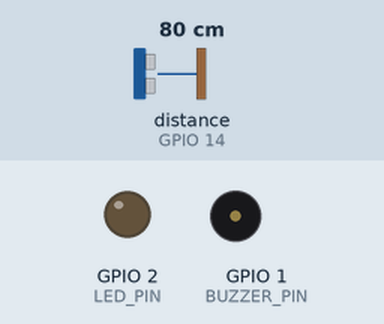
Recording of a sketch running on a simulated ESP32-S3. On the bench: output pins drawn as LEDs (lit = HIGH), buzzer (waves = sounding, pin HIGH). Wiring (inferred from the names in the program): ultrasonic range finder: trigger GPIO 21; echo GPIO 14. Dashed ring = blinking. The test bench sets the inputs (shaded band); at power-on: distance to the obstacle (sensor on GPIO 14) 80 cm. The echo pulse lasts 58.3 µs per cm; WiFi joins after 1.5 s; servers stay silent unless stated; uploads are accepted with an empty reply; the camera gives no picture; pins used as bus, display or sensor lines are not drawn; what the sketch prints to the serial monitor is not drawn.

Above: at 4.0 s.
4.1 s: distance to the obstacle (sensor on GPIO 14) set to 33 cm
5.6 s: distance to the obstacle (sensor on GPIO 14) set to 28 cm
At 6.4 s:
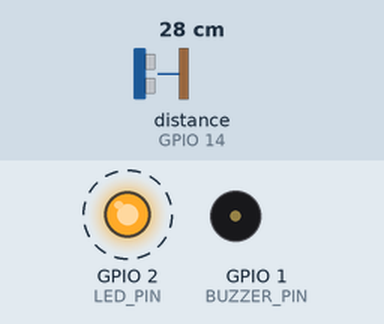
8.6 s: distance to the obstacle (sensor on GPIO 14) set to 16 cm
11.6 s: distance to the obstacle (sensor on GPIO 14) set to 13 cm
At 12.1 s:
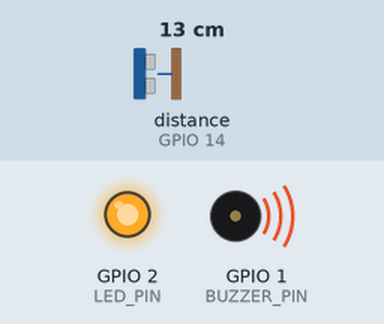
14.6 s: distance to the obstacle (sensor on GPIO 14) set to 35 cm
At 16.0 s:
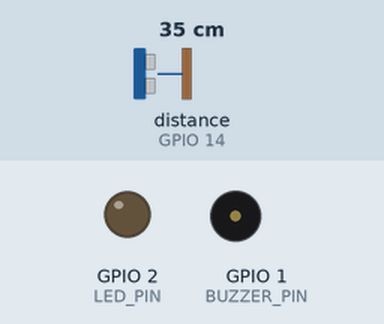
16.3 s: distance to the obstacle (sensor on GPIO 14) set to 2 cm
At 16.7 s:
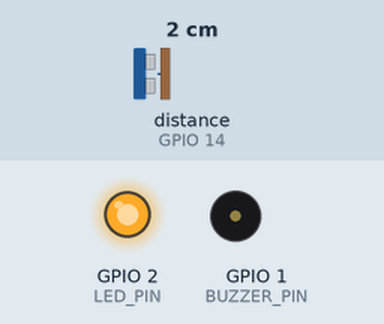
Timing chart, 0 to 20.3 s (numbered marks = the images above; inputs shaded):
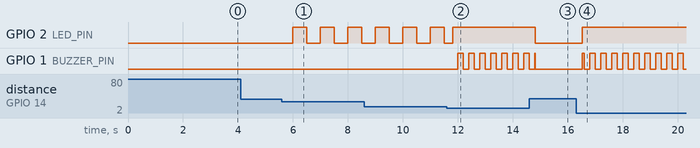

Measured:
- the behaviour switches between 31 and 30 cm on distance to the obstacle (sensor on GPIO 14) (found by bisection; images 0 and 1)
- the behaviour switches between 15 and 14 cm on distance to the obstacle (sensor on GPIO 14) (found by bisection; images 1 and 2)
- after the input at 4.1 s, every drawn part: stays the same
- after the input at 5.6 s, GPIO 2 (LED_PIN): alternates HIGH for 0.50 s and LOW for 0.50 s, starting after 0.40 s
- after the input at 11.6 s, GPIO 1 (BUZZER_PIN): alternates HIGH for 0.20 s and LOW for 0.20 s, starting after 0.40 s
- after the input at 14.6 s, GPIO 2 (LED_PIN): HIGH → LOW after 0.22 s
- after the input at 16.3 s, GPIO 2 (LED_PIN): LOW → HIGH after 0.22 s; GPIO 1 (BUZZER_PIN): LOW → HIGH after 0.22 s, then repeats every 0.40 s: LOW 0.20 s, HIGH 0.20 s

The sketch:

drainage_device.ino
```cpp
// Drainage Prototype - ESP32-S3 device for the web dashboard
// ESP32-S3 CAM | HC-SR04 (TRIG 21, ECHO 14) | LED 2 | Buzzer 1
//
// Reads the water level, drives the LED/buzzer, and sends the sensor readings +
// a camera photo to the dashboard server (/api/device) a few times per second.
// The server runs the AI check and replies with CLEAR / BLOCKED.
// It also serves a smooth live video stream on this WiFi: http://<board-ip>:81/stream

#include <WiFi.h>
#include <WiFiClientSecure.h>
#include <HTTPClient.h>
#include <ArduinoJson.h>
#include "esp_camera.h"
#include "esp_http_server.h"

// WiFi name/password, SERVER_URL and DEVICE_KEY live in secrets.h (not uploaded to GitHub).
// First time: copy secrets.example.h to secrets.h and fill it in.
#include "secrets.h"

const unsigned long UPLOAD_INTERVAL_MS = 500;   // photos sent to the server (try 1000 on a weak signal)

// ---------- Pins ----------
const int TRIG_PIN   = 21;
const int ECHO_PIN   = 14;
const int LED_PIN    = 2;
const int BUZZER_PIN = 1;

// ---------- Calibration ----------
const float SENSOR_TO_BOTTOM_CM = 50.0;   // distance sensor -> empty drain bottom
const float WARNING_LEVEL_CM    = 20.0;   // water height for WARNING
const float DANGER_LEVEL_CM     = 35.0;   // water height for DANGER

// ---------- Camera pins (ESP32S3_EYE layout, used by most ESP32-S3 CAM boards) ----------
#define PWDN_GPIO_NUM  -1
#define RESET_GPIO_NUM -1
#define XCLK_GPIO_NUM  15
#define SIOD_GPIO_NUM  4
#define SIOC_GPIO_NUM  5
#define Y9_GPIO_NUM    16
#define Y8_GPIO_NUM    17
#define Y7_GPIO_NUM    18
#define Y6_GPIO_NUM    12
#define Y5_GPIO_NUM    10
#define Y4_GPIO_NUM    8
#define Y3_GPIO_NUM    9
#define Y2_GPIO_NUM    11
#define VSYNC_GPIO_NUM 6
#define HREF_GPIO_NUM  7
#define PCLK_GPIO_NUM  13

enum State    { NORMAL, WARNING, DANGER, SENSOR_ERROR };
enum AiResult { AI_UNKNOWN, AI_CLEAR, AI_BLOCKED };
const char* STATE_NAMES[] = { "NORMAL", "WARNING", "DANGER", "SENSOR_ERROR" };
const char* AI_NAMES[]    = { "UNKNOWN", "CLEAR", "BLOCKED" };

// Written by loop(), read by the network task (and the other way round for aiResult)
volatile State    state    = NORMAL;
volatile AiResult aiResult = AI_UNKNOWN;
volatile float    waterLevel = 0;
volatile float    distanceCm = -1;
volatile bool     serverOk = false;

const int SAMPLES = 5;
float samples[SAMPLES];
int sampleCount = 0, sampleIndex = 0, failCount = 0;
unsigned long lastRead = 0, lastPrint = 0;

// =====================================================================
void setup() {
  Serial.begin(115200);
  delay(1000);

  pinMode(TRIG_PIN, OUTPUT);
  pinMode(ECHO_PIN, INPUT);
  pinMode(LED_PIN, OUTPUT);
  pinMode(BUZZER_PIN, OUTPUT);
  digitalWrite(TRIG_PIN, LOW);
  digitalWrite(LED_PIN, LOW);
  digitalWrite(BUZZER_PIN, LOW);

  setupCamera();
  connectWiFi();
  if (WiFi.status() == WL_CONNECTED) startStreamServer();

  // Network work runs on core 0 so the sensor + alarm on core 1 never freeze
  xTaskCreatePinnedToCore(networkTask, "network", 20480, NULL, 1, NULL, 0);
}

void loop() {
  if (millis() - lastRead >= 100) {
    lastRead = millis();
    updateSensor();
  }
  updateState();
  updateOutputs();

  if (millis() - lastPrint >= 1000) {
    lastPrint = millis();
    Serial.printf("Water: %.1f cm | Distance: %.1f cm | AI: %s | State: %s | Server: %s\n",
                  waterLevel, distanceCm, AI_NAMES[aiResult], STATE_NAMES[state],
                  serverOk ? "OK" : "not connected");
  }
}

// ---------------- Camera ----------------
void setupCamera() {
  camera_config_t config = {};
  config.ledc_channel = LEDC_CHANNEL_0;
  config.ledc_timer   = LEDC_TIMER_0;
  config.pin_d0 = Y2_GPIO_NUM;  config.pin_d1 = Y3_GPIO_NUM;
  config.pin_d2 = Y4_GPIO_NUM;  config.pin_d3 = Y5_GPIO_NUM;
  config.pin_d4 = Y6_GPIO_NUM;  config.pin_d5 = Y7_GPIO_NUM;
  config.pin_d6 = Y8_GPIO_NUM;  config.pin_d7 = Y9_GPIO_NUM;
  config.pin_xclk     = XCLK_GPIO_NUM;
  config.pin_pclk     = PCLK_GPIO_NUM;
  config.pin_vsync    = VSYNC_GPIO_NUM;
  config.pin_href     = HREF_GPIO_NUM;
  config.pin_sccb_sda = SIOD_GPIO_NUM;
  config.pin_sccb_scl = SIOC_GPIO_NUM;
  config.pin_pwdn     = PWDN_GPIO_NUM;
  config.pin_reset    = RESET_GPIO_NUM;
  config.xclk_freq_hz = 20000000;
  config.pixel_format = PIXFORMAT_JPEG;
  config.frame_size   = FRAMESIZE_CIF;      // 400x296: small photos upload fast (VGA = 640x480 is sharper but slower)
  config.jpeg_quality = 15;                 // higher number = smaller file
  config.fb_count     = 2;
  config.fb_location  = CAMERA_FB_IN_PSRAM;
  config.grab_mode    = CAMERA_GRAB_LATEST;

  esp_err_t err = esp_camera_init(&config);
  if (err != ESP_OK) Serial.printf("Camera init FAILED (0x%x). Check camera pins and PSRAM setting.\n", err);
  else               Serial.println("Camera OK.");
}

// ---------------- WiFi ----------------
void connectWiFi() {
  Serial.printf("Connecting to WiFi '%s'", WIFI_SSID);
  WiFi.mode(WIFI_STA);
  WiFi.setSleep(false);
  WiFi.begin(WIFI_SSID, WIFI_PASSWORD);
  unsigned long start = millis();
  while (WiFi.status() != WL_CONNECTED && millis() - start < 20000) {
    delay(500);
    Serial.print(".");
  }
  if (WiFi.status() == WL_CONNECTED) Serial.printf("\nWiFi OK. IP: %s\n", WiFi.localIP().toString().c_str());
  else                               Serial.println("\nWiFi FAILED. Check name/password (2.4 GHz only).");
}

// ---------------- Sending data to the server ----------------
void networkTask(void* param) {
  int failures = 0;
  bool secure = String(SERVER_URL).startsWith("https");

  // Created ONCE and kept open: the slow secure handshake only happens on (re)connect,
  // not for every photo. This is the biggest speed-up for the online dashboard.
  WiFiClient plainClient;
  WiFiClientSecure secureClient;
  secureClient.setInsecure();   // skips certificate check - fine for a prototype
  HTTPClient http;
  http.setReuse(true);
  http.setTimeout(15000);

  while (true) {
    unsigned long started = millis();

    if (WiFi.status() != WL_CONNECTED) {
      serverOk = false;
      secureClient.stop();
      plainClient.stop();
      WiFi.reconnect();
      vTaskDelay(pdMS_TO_TICKS(3000));
      continue;
    }

    char url[300];
    snprintf(url, sizeof(url),
             "%s/api/device?distance=%.1f&water=%.1f&depth=%.1f&warn=%.1f&danger=%.1f&state=%s&sensorOk=%d&ip=%s",
             SERVER_URL, distanceCm, waterLevel, SENSOR_TO_BOTTOM_CM, WARNING_LEVEL_CM,
             DANGER_LEVEL_CM, STATE_NAMES[state], state == SENSOR_ERROR ? 0 : 1,
             WiFi.localIP().toString().c_str());

    camera_fb_t* fb = esp_camera_fb_get();

    if (secure) http.begin(secureClient, url);
    else        http.begin(plainClient, url);
    http.addHeader("content-type", "image/jpeg");
    http.addHeader("x-device-key", DEVICE_KEY);

    int code = fb ? http.POST(fb->buf, fb->len) : http.POST((uint8_t*)"", 0);
    if (fb) esp_camera_fb_return(fb);

    if (code == 200) {
      JsonDocument doc;
      if (!deserializeJson(doc, http.getString())) {
        const char* r = doc["ai"] | "UNKNOWN";
        if      (strcmp(r, "BLOCKED") == 0) aiResult = AI_BLOCKED;
        else if (strcmp(r, "CLEAR")   == 0) aiResult = AI_CLEAR;
        else                                aiResult = AI_UNKNOWN;
      }
      serverOk = true;
      failures = 0;
    } else {
      Serial.printf("[NET] Upload failed: %d %s\n", code,
                    code == 401 ? "(DEVICE_KEY does not match the server)" : "");
      serverOk = false;
      if (++failures >= 3) aiResult = AI_UNKNOWN;   // don't trust an old AI result
      secureClient.stop();                          // drop a possibly dead connection, reconnect next time
      plainClient.stop();
    }
    http.end();

    unsigned long spent = millis() - started;
    if (spent < UPLOAD_INTERVAL_MS) vTaskDelay(pdMS_TO_TICKS(UPLOAD_INTERVAL_MS - spent));
  }
}

// ---------------- Live video stream (same WiFi only) ----------------
// Open http://<board-ip>:81/stream in a browser on the same WiFi. The dashboard shows a
// "Live view" button for it. This is smooth video; the online dashboard shows photos.
#define PART_BOUNDARY "123456789000000000000987654321"
static const char* STREAM_CONTENT_TYPE = "multipart/x-mixed-replace;boundary=" PART_BOUNDARY;
static const char* STREAM_BOUNDARY = "\r\n--" PART_BOUNDARY "\r\n";
static const char* STREAM_PART = "Content-Type: image/jpeg\r\nContent-Length: %u\r\n\r\n";

static esp_err_t streamHandler(httpd_req_t* req) {
  esp_err_t res = httpd_resp_set_type(req, STREAM_CONTENT_TYPE);
  if (res != ESP_OK) return res;
  httpd_resp_set_hdr(req, "Access-Control-Allow-Origin", "*");
  char part[64];
  while (true) {
    camera_fb_t* fb = esp_camera_fb_get();
    if (!fb) return ESP_FAIL;
    size_t hlen = snprintf(part, sizeof(part), STREAM_PART, (unsigned)fb->len);
    res = httpd_resp_send_chunk(req, STREAM_BOUNDARY, strlen(STREAM_BOUNDARY));
    if (res == ESP_OK) res = httpd_resp_send_chunk(req, part, hlen);
    if (res == ESP_OK) res = httpd_resp_send_chunk(req, (const char*)fb->buf, fb->len);
    esp_camera_fb_return(fb);
    if (res != ESP_OK) break;            // viewer closed the page
    vTaskDelay(pdMS_TO_TICKS(20));
  }
  return res;
}

void startStreamServer() {
  httpd_config_t config = HTTPD_DEFAULT_CONFIG();
  config.server_port = 81;
  config.stack_size  = 8192;
  httpd_uri_t streamUri = { .uri = "/stream", .method = HTTP_GET, .handler = streamHandler, .user_ctx = NULL };
  httpd_handle_t server = NULL;
  if (httpd_start(&server, &config) == ESP_OK) {
    httpd_register_uri_handler(server, &streamUri);
    Serial.printf("Live video on this WiFi: http://%s:81/stream\n", WiFi.localIP().toString().c_str());
  }
}

// ---------------- HC-SR04 ----------------
float readDistanceCm() {
  digitalWrite(TRIG_PIN, LOW);  delayMicroseconds(2);
  digitalWrite(TRIG_PIN, HIGH); delayMicroseconds(10);
  digitalWrite(TRIG_PIN, LOW);
  unsigned long us = pulseIn(ECHO_PIN, HIGH, 30000);
  if (us == 0) return -1;
  return us * 0.0343 / 2.0;
}

float median() {
  float tmp[SAMPLES];
  for (int i = 0; i < sampleCount; i++) tmp[i] = samples[i];
  for (int i = 1; i < sampleCount; i++) {
    float k = tmp[i]; int j = i - 1;
    while (j >= 0 && tmp[j] > k) { tmp[j + 1] = tmp[j]; j--; }
    tmp[j + 1] = k;
  }
  return tmp[sampleCount / 2];
}

void updateSensor() {
  float d = readDistanceCm();
  if (d < 0) { failCount++; return; }
  failCount = 0;
  samples[sampleIndex] = d;
  sampleIndex = (sampleIndex + 1) % SAMPLES;
  if (sampleCount < SAMPLES) sampleCount++;
  float dist = median();
  distanceCm = dist;
  float level = SENSOR_TO_BOTTOM_CM - dist;
  waterLevel = level < 0 ? 0 : level;
}

// ---------------- Decision logic ----------------
void updateState() {
  if (failCount >= 10) { state = SENSOR_ERROR; return; }
  bool high    = waterLevel >= WARNING_LEVEL_CM;
  bool blocked = aiResult == AI_BLOCKED;

  if (waterLevel >= DANGER_LEVEL_CM || (high && blocked)) state = DANGER;
  else if (high || blocked)                               state = WARNING;
  else                                                    state = NORMAL;
}

void updateOutputs() {
  unsigned long t = millis();
  switch (state) {
    case NORMAL:       digitalWrite(LED_PIN, LOW);              digitalWrite(BUZZER_PIN, LOW); break;
    case WARNING:      digitalWrite(LED_PIN, (t % 1000) < 500); digitalWrite(BUZZER_PIN, LOW); break;
    case DANGER:       digitalWrite(LED_PIN, HIGH);             digitalWrite(BUZZER_PIN, (t % 400) < 200); break;
    case SENSOR_ERROR: digitalWrite(LED_PIN, (t % 200) < 100);  digitalWrite(BUZZER_PIN, LOW); break;
  }
}
```

secrets.example.h
```cpp
// Copy this file to secrets.h (same folder) and fill in your values.
// secrets.h is ignored by git, so your WiFi password and device key stay private.
#pragma once

const char* WIFI_SSID     = "YOUR_WIFI_NAME";
const char* WIFI_PASSWORD = "YOUR_WIFI_PASSWORD";
// Local:    "http://192.168.1.10:3000"   (the "On your WiFi" address printed by the server)
// Deployed: "https://your-app.onrender.com"
const char* SERVER_URL    = "http://192.168.1.10:3000";
const char* DEVICE_KEY    = "change-me-to-something-random";   // same as DEVICE_KEY on the server
```
